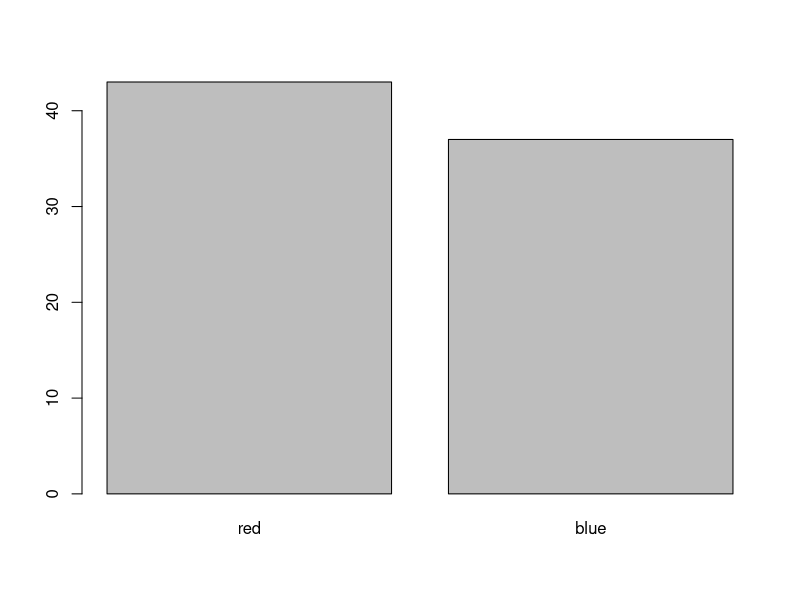

Reproduce this figure in R.
randomSample <- factor(rbinom(n=80, size=1, prob=0.5), labels = c("red","blue"))
randomSample
barplot(table(randomSample))

set.seed(2)
sampleSize <- 30
studentpop <- rnorm(2000, mean=20, sd=3)
undergrads <- sample(studentpop, size=sampleSize, replace = TRUE)
grads <- rnorm(sampleSize, mean=25, sd=3)
if(runif(1)>0.5){
  testSample <- grads
}else{
  testSample <- undergrads
}

sample(undergrads, size=10, replace = TRUE)

sample(undergrads, size=10, replace = TRUE)

replicate(3, mean(sample(undergrads, size=10, replace = TRUE)))

undergrad_dist <- replicate(100, mean(sample(undergrads, size=10, replace = TRUE)))
mean(testSample)
quantile(undergrad_dist, probs=c(0.025, 0.975))
if(mean(testSample) < 17.96871 | mean(testSample)>20.71672 ){
  print("Sample mean is extreme")
}else{
  print("Sample mean is not extreme")
}